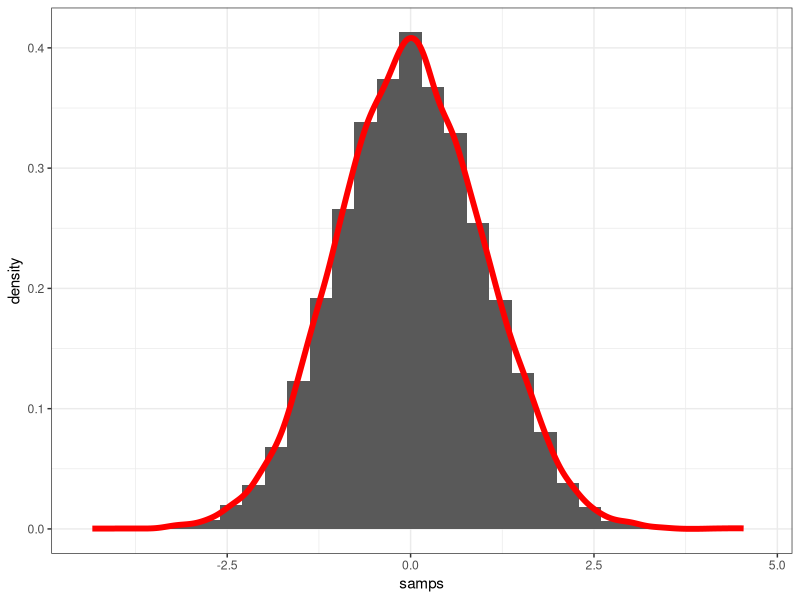
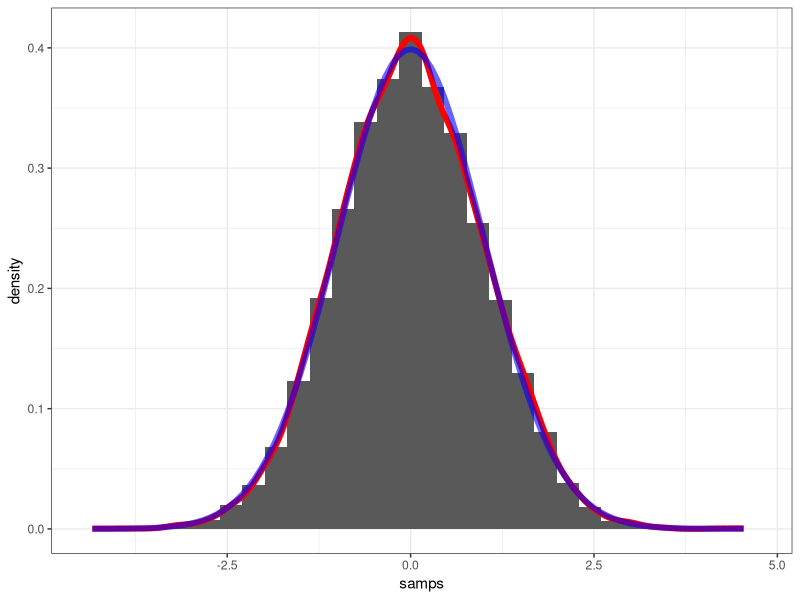
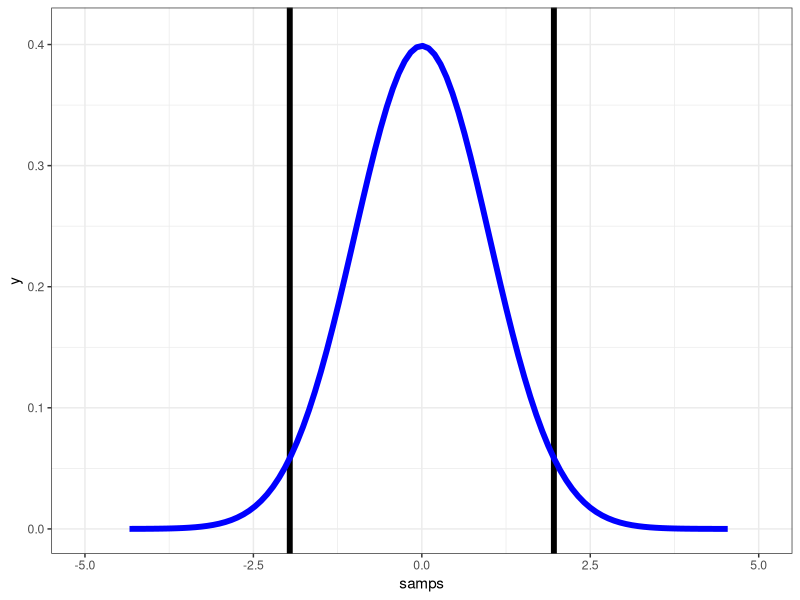
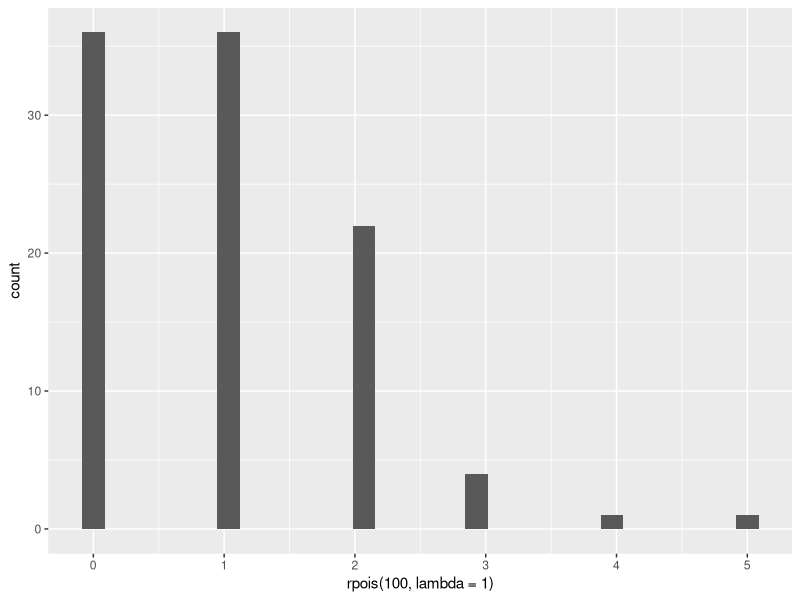

These charts were generated, in order, by the following R code:
## ---- chunk 1
stdnorm_samps <- data.frame( samps = rnorm(n = 10000, mean = 0, sd = 1) )

library(ggplot2)

ggplot(data = stdnorm_samps, aes(x = samps)) +
  geom_histogram( aes( y = ..density.. ) ) +
  geom_density(colour = "red", size = 2) + 
  theme_bw()
## ---- chunk 2
ggplot(data = stdnorm_samps, aes(x = samps)) +
  geom_histogram( aes( y = ..density.. ) ) +
  geom_density(colour = "red", size = 2) + 
  stat_function( fun = dnorm, colour = "blue", alpha = 0.6, size = 2) +
  theme_bw()
## ---- chunk 3
qnorm(.025)
qnorm(.975)
## ---- chunk 4
ggplot(data = stdnorm_samps, aes(x = samps)) +
  coord_cartesian(xlim = c(-5, 5), ylim = c(0, 0.41)) +
  geom_vline(xintercept = c(-1.96, 1.96), size = 2 ) +
  stat_function( fun = dnorm, colour = "blue", size = 2) +
  theme_bw()
## ---- chunk 5


## ---- chunk 6
ggplot(data = NULL) +
  geom_histogram(aes(x = rpois(100, lambda = 1)))
## ---- chunk 7

## ---- chunk 8

